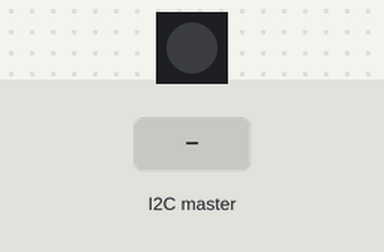
The sketch below on a simulated Arduino Uno, built with avr-gcc and run on an emulated ATmega328P. Shown: 1 RGB LEDs in strip order, left to right. The test bench sets the inputs (shaded band).

Above: at 1.2 s.
1.3 s: the I2C master sends the byte 1
At 2.5 s:
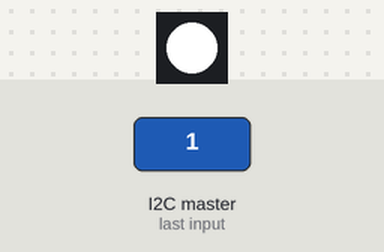
2.8 s: the I2C master sends the byte 0
At 3.7 s:
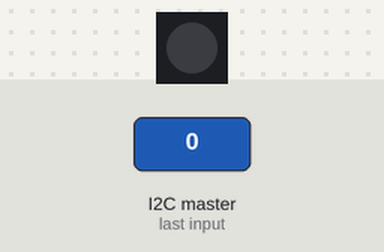
Timing chart, 0 to 5.8 s (numbered marks = the images above; inputs shaded):
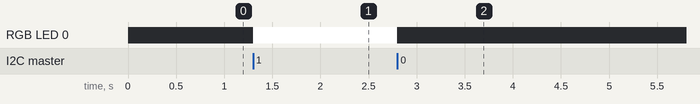

The sketch:

slave.ino
```cpp
// Chapter 7 - Communications
// I2C Slave
// By Cornel Amariei for Packt Publishing

// Include the required Wire library for I2C
#include <Adafruit_NeoPixel.h>
#include <Wire.h>

const uint8_t I2C_ADDR = 9;
const uint8_t PIXEL_PIN = 6;  // move off pin 13
Adafruit_NeoPixel strip(1, PIXEL_PIN, NEO_GRB + NEO_KHZ800);

void light_LED(Adafruit_NeoPixel& strip){
  strip.setBrightness(255); // brightness [0-255]
  strip.setPixelColor(0, strip.Color(255, 255, 255)); //LED0: R,G,B=255,255,255
  //strip.setPixelColor(1, strip.Color(255, 255, 255)); //LED1: R,G,B=255,255,255
  strip.show(); // update LED with set brightness & colour
}

void no_light_LED(Adafruit_NeoPixel& strip){
  strip.setBrightness(0); // brightness [0-255]
  strip.setPixelColor(0, strip.Color(255, 255, 255)); //LED0: R,G,B=255,255,255
  //strip.setPixelColor(1, strip.Color(255, 255, 255)); //LED1: R,G,B=255,255,255
  strip.show(); // update LED with set brightness & colour
}

volatile uint8_t x = 0;

void receiveEvent(int count) {
  while (Wire.available()) {
    x = Wire.read();  // keep latest byte
  }
}

void setup() {
  strip.begin();
  Wire.begin(I2C_ADDR);
  Wire.onReceive(receiveEvent);
}

void loop() {
  uint8_t val = x;  // copy volatile once

  if (val == 0) {
    no_light_LED(strip);
    strip.show();
  } else if (val == 1) {
    light_LED(strip);
  }
}
```

Measured:
- after the input at 1.3 s, RGB LED 0: off → RGB(255, 255, 255) at once
- after the input at 2.8 s, RGB LED 0: RGB(255, 255, 255) → off at once
